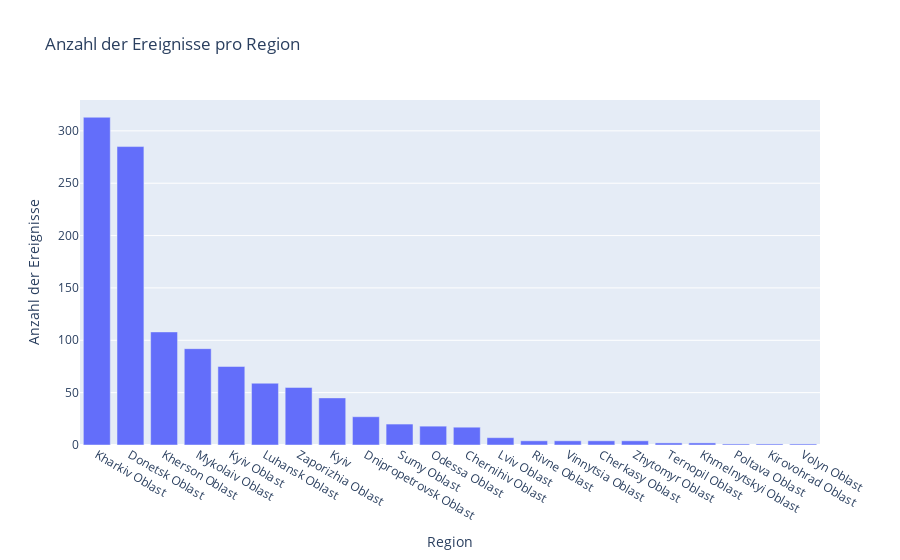

This figure's notebook cell:
### Code cell
import plotly.express as px
import plotly.io as pio

#Laden Sie Ihr Daten-DataFrame
df = pd.read_csv("processed_data_time_region.csv")  

# Zählen Sie die Anzahl der Ereignisse in jeder Region
region_counts = df['region'].value_counts().reset_index()
region_counts.columns = ['region', 'count']

# Erstellen Sie das Balkendiagramm
fig = px.bar(region_counts, x='region', y='count', title='Anzahl der Ereignisse pro Region',
             labels={'count':'Anzahl der Ereignisse', 'region':'Region'})

# Diagramm anzeigen
fig.show()
pio.write_html(fig, file="region_count.html", auto_open=True)

### Figure 1 — Plotly figure (JSON) as saved in the notebook; plotly's stock layout.template omitted (floating-point values rounded to 4 significant figures)
{"data": [{"alignmentgroup": "True", "hovertemplate": "Region=%{x}<br>Anzahl der Ereignisse=%{y}<extra></extra>", "legendgroup": "", "marker": {"color": "#636efa", "pattern": {"shape": ""}}, "name": "", "offsetgroup": "", "orientation": "v", "showlegend": false, "textposition": "auto", "type": "bar", "x": ["Kharkiv Oblast", "Donetsk Oblast", "Kherson Oblast", "Mykolaiv Oblast", "Kyiv Oblast", "Luhansk Oblast", "Zaporizhia Oblast", "Kyiv", "Dnipropetrovsk Oblast", "Sumy Oblast", "Odessa Oblast", "Chernihiv Oblast", "Lviv Oblast", "Rivne Oblast", "Vinnytsia Oblast", "Cherkasy Oblast", "Zhytomyr Oblast", "Ternopil Oblast", "Khmelnytskyi Oblast", "Poltava Oblast", "Kirovohrad Oblast", "Volyn Oblast"], "xaxis": "x", "y": [313, 285, 108, 92, 75, 59, 55, 45, 27, 20, 18, 17, 7, 4, 4, 4, 4, 2, 2, 1, 1, 1], "yaxis": "y"}], "layout": {"barmode": "relative", "legend": {"tracegroupgap": 0}, "title": {"text": "Anzahl der Ereignisse pro Region"}, "xaxis": {"anchor": "y", "domain": [0, 1], "title": {"text": "Region"}}, "yaxis": {"anchor": "x", "domain": [0, 1], "title": {"text": "Anzahl der Ereignisse"}}}}
